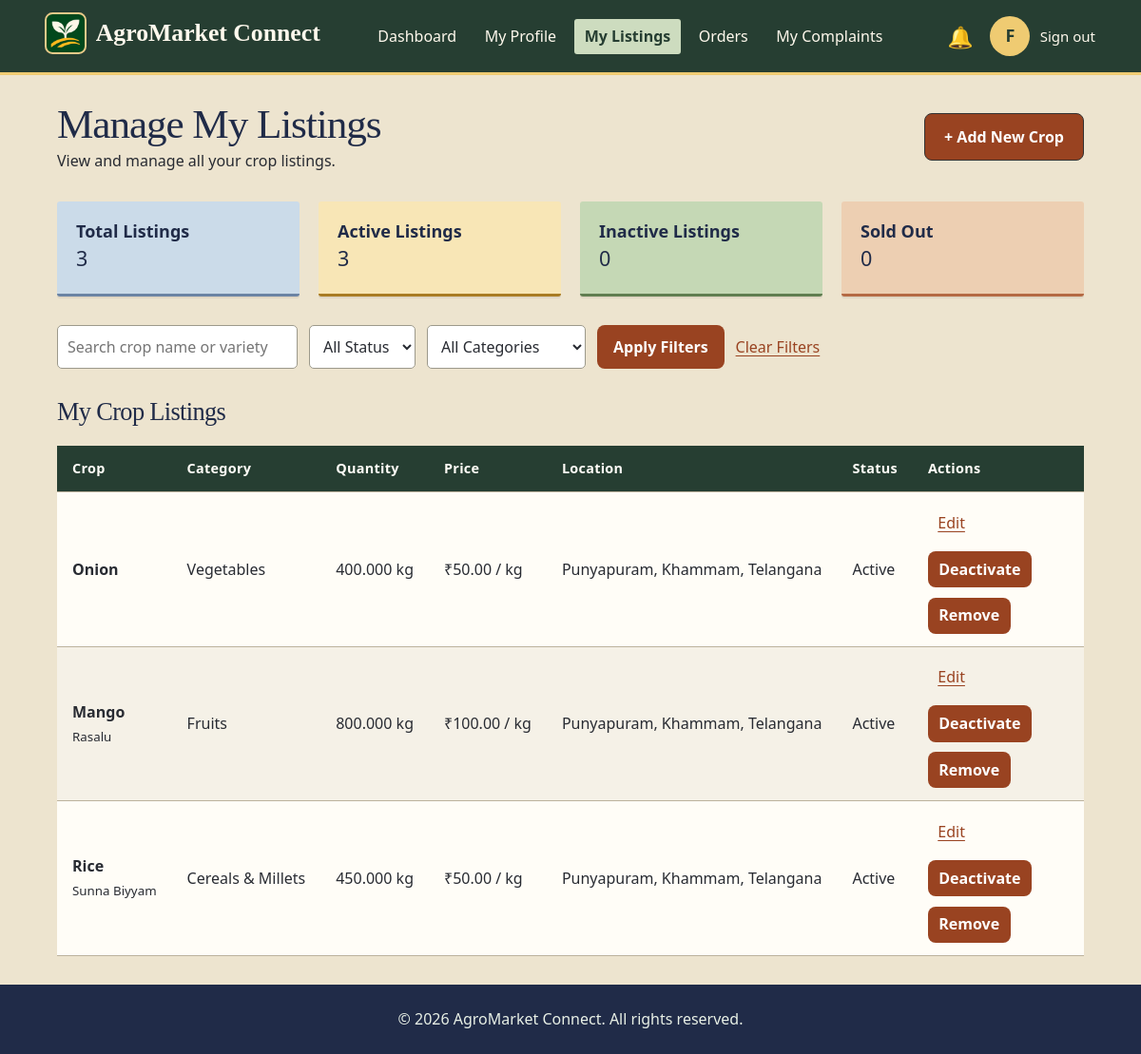
/Home/farmer/manage_listings.php (signed in), run on the app's committed database.
### tables this page shows
CREATE TABLE `users` (
    `user_id` bigint(20) UNSIGNED NOT NULL,
    `role` enum('admin', 'farmer', 'buyer') NOT NULL,
    `full_name` varchar(100) NOT NULL,
    `email` varchar(150) DEFAULT NULL,
    `mobile` varchar(15) DEFAULT NULL,
    `password_hash` varchar(255) NOT NULL,
    `account_status` enum(
        'pending',
        'active',
        'suspended',
        'closed'
    ) NOT NULL DEFAULT 'pending',
    `email_verified_at` datetime DEFAULT NULL,
    `mobile_verified_at` datetime DEFAULT NULL,
    `last_login_at` datetime DEFAULT NULL,
    `created_at` datetime NOT NULL DEFAULT current_timestamp(),
    `updated_at` datetime NOT NULL DEFAULT current_timestamp(),
    `token` varchar(64) DEFAULT NULL,
    `username` varchar(50) NOT NULL,
    `last_login` datetime DEFAULT NULL
);

CREATE TABLE `crop_listings` (
    `listing_id` bigint(20) UNSIGNED NOT NULL,
    `farmer_id` bigint(20) UNSIGNED NOT NULL,
    `category_id` int(10) UNSIGNED NOT NULL,
    `crop_name` varchar(120) NOT NULL,
    `variety` varchar(120) DEFAULT NULL,
    `description` text DEFAULT NULL,
    `quantity_available` decimal(12, 3) NOT NULL,
    `quantity_unit` varchar(20) NOT NULL,
    `price_per_unit` decimal(12, 2) NOT NULL,
    `minimum_order_quantity` decimal(12, 3) DEFAULT NULL,
    `quality_grade` varchar(50) DEFAULT NULL,
    `harvest_date` date DEFAULT NULL,
    `available_from` date DEFAULT NULL,
    `available_until` date DEFAULT NULL,
    `listing_status` enum(
        'available',
        'paused',
        'sold_out',
        'removed'
    ) NOT NULL DEFAULT 'available',
    `created_at` datetime DEFAULT current_timestamp(),
    `updated_at` datetime DEFAULT current_timestamp() ON UPDATE current_timestamp()
);

CREATE TABLE `crop_categories` (
    `category_id` int(10) UNSIGNED NOT NULL,
    `category_name` varchar(100) NOT NULL,
    `description` text DEFAULT NULL,
    `is_active` tinyint(1) NOT NULL DEFAULT 1,
    `created_at` datetime DEFAULT current_timestamp()
);

### Home/farmer/includes/header.php (called while the page is built, shortened)
<?php
$headerRole = "farmer";
$headerUser = $headerFarmer ?? [];
require __DIR__ . "/../../includes/portal-header.php";

### Home/includes/html.php (called while the page is built)
<?php
function e($value)
{
    return htmlspecialchars((string) ($value ?? ""), ENT_QUOTES, "UTF-8");
}

### Home/includes/notifications.php (called while the page is built, shortened)
<?php
function notificationBadgeCount(mysqli $link, int $userId): int
{
    $stmt = $link->prepare("SELECT COUNT(*) FROM notifications WHERE user_id = ? AND bell_seen = 0 AND is_read = 0");
    $stmt->execute([$userId]);
    return (int) $stmt->get_result()->fetch_row()[0];
}

### Home/farmer/manage_listings.php (the view, shortened to what this page needs)
<?php
    require_once __DIR__ . "/../config/db.php";
    $farmerId = (int) $_SESSION['user_id'];
    require_once __DIR__ . "/../includes/html.php";
    $farmerSql = "SELECT full_name, email, mobile
              FROM users
              WHERE user_id = ? AND role = 'farmer'
              LIMIT 1";
    $stmt = mysqli_prepare($link, $farmerSql);
    mysqli_stmt_bind_param($stmt, "i", $farmerId);
    mysqli_stmt_execute($stmt);
    $farmerResult = mysqli_stmt_get_result($stmt);
    $farmer       = mysqli_fetch_assoc($farmerResult) ?: [];
    $listingStats = [
    "total_listings"    => 0,
    "active_listings"   => 0,
    "inactive_listings" => 0,
    "sold_out_listings" => 0,
    ];
    $statsSql = "SELECT
                COUNT(*) AS total_listings,
                COALESCE(SUM(listing_status = 'available'), 0) AS active_listings,
                COALESCE(SUM(listing_status = 'paused'), 0) AS inactive_listings,
                COALESCE(SUM(listing_status = 'sold_out'), 0) AS sold_out_listings
             FROM crop_listings
             WHERE farmer_id = ?
             AND listing_status <> 'removed'";
    $stmt = mysqli_prepare($link, $statsSql);
    mysqli_stmt_bind_param($stmt, "i", $farmerId);
    mysqli_stmt_execute($stmt);
    $statsResult  = mysqli_stmt_get_result($stmt);
    $listingStats = mysqli_fetch_assoc($statsResult) ?: $listingStats;
    $search         = trim($_GET['search'] ?? "");
    $statusFilter   = $_GET['status'] ?? "";
    $allowedStatuses = [
    "available",
    "paused",
    "sold_out",
    ];
    if (! in_array($statusFilter, $allowedStatuses, true)) {
    $statusFilter = "";
    }
    $categoryId = 0;
    $listings = [];
    $searchPattern = "%" . $search . "%";
    $listingsSql = "SELECT
                    cl.listing_id,
                    cl.crop_name,
                    cl.variety,
                    cl.quantity_available,
                    cl.quantity_unit,
                    cl.price_per_unit,
                    cl.listing_status,
                    cl.created_at,
                    cc.category_name,
                    fp.village,
                    fp.district,
                    fp.state
                FROM crop_listings AS cl
                INNER JOIN crop_categories AS cc
                    ON cl.category_id = cc.category_id
                LEFT JOIN farmer_profiles AS fp
                    ON cl.farmer_id = fp.farmer_id
                WHERE cl.farmer_id = ?
                AND cl.listing_status <> 'removed'
                AND (
                    ? = ''
                    OR cl.crop_name LIKE ?
                    OR cl.variety LIKE ?
                )
                AND (
                    ? = ''
                    OR cl.listing_status = ?
                )
                AND (
                    ? = 0
                    OR cl.category_id = ?
                )
                ORDER BY cl.created_at DESC, cl.listing_id DESC";
    $stmt = mysqli_prepare($link, $listingsSql);
    mysqli_stmt_bind_param(
    $stmt,
    "isssssis",
    $farmerId,
    $search,
    $searchPattern,
    $searchPattern,
    $statusFilter,
    $statusFilter,
    $categoryId,
    $categoryId
    );
    mysqli_stmt_execute($stmt);
    $listingsResult = mysqli_stmt_get_result($stmt);
    while ($row = mysqli_fetch_assoc($listingsResult)) {
    $listings[] = $row;
    }
?>
<!DOCTYPE html>
<html lang="en">
<head>
    <link rel="stylesheet" href="farmer.css">
</head>
<body>
    <?php
        $activePage   = "manage_listings.php";
        $headerFarmer = $farmer;
        require __DIR__ . "/includes/header.php";
    ?>
    <main class="listings-container">
        <div class="listings-heading">
            <div>
                <h1>Manage My Listings</h1>
                <p>View and manage all your crop listings.</p>
            </div>
            <a href="add_crop.php" class="add-crop-link">
                + Add New Crop
            </a>
        </div>
        <section class="listing-summary">
            <div>
                <h3>Total Listings</h3>
                <p><?php echo (int) $listingStats['total_listings']; ?></p>
            </div>
            <div>
                <h3>Active Listings</h3>
                <p><?php echo (int) $listingStats['active_listings']; ?></p>
            </div>
            <div>
                <h3>Inactive Listings</h3>
                <p><?php echo (int) $listingStats['inactive_listings']; ?></p>
            </div>
            <div>
                <h3>Sold Out</h3>
                <p><?php echo (int) $listingStats['sold_out_listings']; ?></p>
            </div>
        </section>
        <section class="listing-filters">
            <form method="GET" action="manage_listings.php">
                <input
                    type="search"
                    name="search"
                    placeholder="Search crop name or variety"
                    value="<?php echo e($search); ?>">
                <select name="status">
                    <option value="">All Status</option>
                </select>
                <select name="category">
                    <option value="">All Categories</option>
                </select>
                <button type="submit">Apply Filters</button>
                <a href="manage_listings.php">Clear Filters</a>
            </form>
        </section>
        <section class="listings-table-section">
            <h2>My Crop Listings</h2>
            <div class="table-wrapper">
                <table>
                    <thead>
                        <tr>
                            <th>Crop</th>
                            <th>Category</th>
                            <th>Quantity</th>
                            <th>Price</th>
                            <th>Location</th>
                            <th>Status</th>
                            <th>Actions</th>
                        </tr>
                    </thead>
                    <tbody>
                        <?php if (! empty($listings)): ?>
                            <?php foreach ($listings as $listing): ?>
                                <tr>
                                    <td>
                                        <strong><?php echo e($listing['crop_name']); ?></strong>
                                        <?php if (! empty($listing['variety'])): ?>
                                            <br>
                                            <small><?php echo e($listing['variety']); ?></small>
                                        <?php endif; ?>
                                    </td>
                                    <td>
                                        <?php echo e($listing['category_name']); ?>
                                    </td>
                                    <td>
                                        <?php echo e($listing['quantity_available']); ?>
                                        <?php echo e($listing['quantity_unit']); ?>
                                    </td>
                                    <td>
                                        ₹<?php echo number_format((float) $listing['price_per_unit'], 2); ?>
                                        / <?php echo e($listing['quantity_unit']); ?>
                                    </td>
                                    <td>
                                        <?php
                                            $locationParts = array_filter([
                                                $listing['village'] ?? "",
                                                $listing['district'] ?? "",
                                                $listing['state'] ?? "",
                                            ]);
                                            echo ! empty($locationParts)
                                                ? e(implode(", ", $locationParts))
                                                : "Location unavailable";
                                        ?>
                                    </td>
                                    <td>
                                        <?php
                                            $statusLabels = [
                                                "available" => "Active",
                                                "paused"    => "Inactive",
                                                "sold_out"  => "Sold Out",
                                            ];
                                            echo e($statusLabels[$listing['listing_status']] ?? $listing['listing_status']);
                                        ?>
                                    </td>
                                    <td>
                                        <div class="listing-actions">
                                        <a href="edit_crop.php?id=<?php echo (int) $listing['listing_id']; ?>">
                                            Edit
                                        </a>
                                        <?php if ($listing['listing_status'] === "available"): ?>
                                            <form method="POST" action="manage_listings.php">
                                                <button type="submit">
                                                    Deactivate
                                                </button>
                                            </form>
                                        <?php else: ?>
                                            <span>Sold Out</span>
                                        <?php endif; ?>
                                        <form method="POST"
                                            action="manage_listings.php"
                                            data-confirm="Are you sure you want to remove this listing?">
                                            <button type="submit">
                                                Remove
                                            </button>
                                        </form>
                                    </div>
                                    </td>
                                </tr>
                            <?php endforeach; ?>
                        <?php endif; ?>
                    </tbody>
                </table>
            </div>
        </section>
    </main>
    <footer>
        <p>&copy; 2026 AgroMarket Connect. All rights reserved.</p>
    </footer>
</body>
</html>

### Home/includes/portal-header.php (shortened to what this page needs)
<?php
require_once __DIR__ . "/html.php";
require_once __DIR__ . "/notifications.php";
$badgeCount = notificationBadgeCount(
    $link,
    (int) $_SESSION['user_id']
);
$headerName = $headerUser['full_name']
    ?? $_SESSION['full_name']
    ?? ucfirst($headerRole);
$headerInitial = strtoupper(substr(trim($headerName), 0, 1))
    ?: strtoupper($headerRole[0]);
?>
<header class="<?= e($headerRole); ?>-header">
    <div class="header-left">
        <?php require __DIR__ . '/brand-home.php'; ?>
    </div>
    <div class="header-right">
        <div class="notification-menu">
            <a
                href="notifications.php"
                class="notification-bell"
                aria-label="Notifications, <?= (int) $badgeCount; ?> new"
                <?= $activePage === "notifications.php"
                    ? 'aria-current="page"'
                    : '';
                ?>
            >
                <span class="bell-icon" aria-hidden="true">
                    🔔
                </span>
            </a>
        </div>
        <div class="profile-menu">
            <button
                type="button"
                class="profile-avatar"
                id="profileToggle"
                aria-label="Open profile details"
                aria-expanded="false"
                aria-controls="profilePopup"
            >
                <?= e($headerInitial); ?>
            </button>
        </div>
        <?php require __DIR__ . '/signout.php'; ?>
    </div>
</header>

### data on the page
users: full_name "F"
crop_listings: crop_name "Onion", category.category_name "Vegetables", quantity_available "400.000", quantity_unit "kg", price_per_unit "50.00", locationParts "Punyapuram, Khammam, Telangana", listing_status "Active"
crop_listings: crop_name "Mango", variety "Rasalu", category.category_name "Fruits", quantity_available "800.000", quantity_unit "kg", price_per_unit "100.00", locationParts "Punyapuram, Khammam, Telangana", listing_status "Active"
crop_listings: crop_name "Rice", variety "Sunna Biyyam", category.category_name "Cereals & Millets", quantity_available "450.000", quantity_unit "kg", price_per_unit "50.00", locationParts "Punyapuram, Khammam, Telangana", listing_status "Active"

### other printed values
$listingStats['total_listings'] "3"
$listingStats['active_listings'] "3"
$listingStats['inactive_listings'] "0"
$listingStats['sold_out_listings'] "0"
